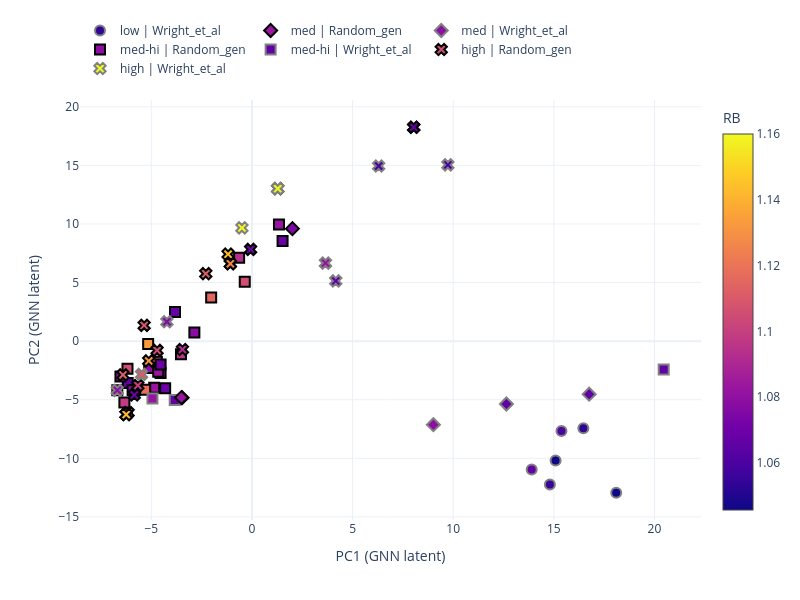

The notebook cell saved with this chart:
### Code cell
pca_plot_cont(plot_df_ss, 'RA', model_name, save_name=save_name+"_ss", save=save)

### Figure 1 — Plotly figure (JSON) as saved in the notebook; plotly's stock layout.template omitted (floating-point values rounded to 4 significant figures; data arrays with more than 128 entries replaced by an {"elided": "..."} marker saying what was removed)
{"data": [{"customdata": {"elided": "67x7 mixed values"}, "hovertemplate": "Comp: %{customdata[0]}<br>RA: %{customdata[1]}<br>RB: %{customdata[2]}<br>MA: %{customdata[3]}<br>MB: %{customdata[4]}<br>Entropy_conf: %{customdata[5]}<br>TC: %{customdata[6]}", "legendrank": 3, "marker": {"cmax": 1.16, "cmin": 1.046, "color": [1.079, 1.066, 1.067, 1.078, 1.069, 1.093, 1.102, 1.099, 1.115, 1.081, 1.095, 1.068, 1.106, 1.082, 1.083, 1.133, 1.105, 1.078, 1.079, 1.079, 1.07, 1.082, 1.069, 1.117], "colorbar": {"title": {"text": "RB"}}, "colorscale": [[0, "#0d0887"], [0.1111, "#46039f"], [0.2222, "#7201a8"], [0.3333, "#9c179e"], [0.4444, "#bd3786"], [0.5556, "#d8576b"], [0.6667, "#ed7953"], [0.7778, "#fb9f3a"], [0.8889, "#fdca26"], [1, "#f0f921"]], "line": {"color": "black", "width": 2}, "size": 10, "symbol": "square"}, "mode": "markers", "name": "med-hi | Random_gen", "showlegend": true, "type": "scatter", "x": [-6.692, -6.174, -5.812, -6.536, 1.52, -0.6386, -4.725, -6.339, -2.027, -4.541, -3.527, -3.824, -0.3587, 1.342, -4.858, -5.158, -6.185, -5.93, -5.107, -2.862, -4.313, -4.659, -4.54, -5.306], "y": [-4.198, -3.572, -4.165, -3.028, 8.555, 7.109, -1.764, -5.237, 3.722, -2.725, -1.123, 2.492, 5.073, 9.949, -3.98, -0.2341, -2.35, -4.196, -2.296, 0.7473, -4.023, -2.62, -1.984, -4.142]}, {"customdata": {"elided": "67x7 mixed values"}, "hovertemplate": "Comp: %{customdata[0]}<br>RA: %{customdata[1]}<br>RB: %{customdata[2]}<br>MA: %{customdata[3]}<br>MB: %{customdata[4]}<br>Entropy_conf: %{customdata[5]}<br>TC: %{customdata[6]}", "legendrank": 3, "marker": {"cmax": 1.16, "cmin": 1.046, "color": [1.066, 1.066, 1.081], "colorscale": [[0, "#0d0887"], [0.1111, "#46039f"], [0.2222, "#7201a8"], [0.3333, "#9c179e"], [0.4444, "#bd3786"], [0.5556, "#d8576b"], [0.6667, "#ed7953"], [0.7778, "#fb9f3a"], [0.8889, "#fdca26"], [1, "#f0f921"]], "line": {"color": "gray", "width": 2}, "size": 10, "symbol": "square"}, "mode": "markers", "name": "med-hi | Wright_et_al", "showlegend": true, "type": "scatter", "x": [-3.838, 20.46, -4.945], "y": [-5.031, -2.414, -4.9]}, {"customdata": {"elided": "67x7 mixed values"}, "hovertemplate": "Comp: %{customdata[0]}<br>RA: %{customdata[1]}<br>RB: %{customdata[2]}<br>MA: %{customdata[3]}<br>MB: %{customdata[4]}<br>Entropy_conf: %{customdata[5]}<br>TC: %{customdata[6]}", "legendrank": 4, "marker": {"cmax": 1.16, "cmin": 1.046, "color": [1.105, 1.126, 1.125, 1.07, 1.143, 1.126, 1.143, 1.111, 1.16, 1.143, 1.112, 1.144, 1.07, 1.131, 1.066, 1.092, 1.1, 1.066, 1.109], "colorscale": [[0, "#0d0887"], [0.1111, "#46039f"], [0.2222, "#7201a8"], [0.3333, "#9c179e"], [0.4444, "#bd3786"], [0.5556, "#d8576b"], [0.6667, "#ed7953"], [0.7778, "#fb9f3a"], [0.8889, "#fdca26"], [1, "#f0f921"]], "line": {"color": "black", "width": 2}, "size": 10, "symbol": "x"}, "mode": "markers", "name": "high | Random_gen", "showlegend": true, "type": "scatter", "x": [-4.715, -1.074, -6.155, -0.06797, -6.249, -1.074, -6.249, -2.295, 1.279, -6.249, -6.409, -1.187, -5.847, -5.13, 8.038, -3.455, -5.67, 8.038, -5.359], "y": [-0.7929, 6.605, -6.105, 7.827, -6.263, 6.605, -6.263, 5.757, 13.01, -6.263, -2.877, 7.42, -4.592, -1.688, 18.25, -0.7116, -3.781, 18.25, 1.344]}, {"customdata": {"elided": "67x7 mixed values"}, "hovertemplate": "Comp: %{customdata[0]}<br>RA: %{customdata[1]}<br>RB: %{customdata[2]}<br>MA: %{customdata[3]}<br>MB: %{customdata[4]}<br>Entropy_conf: %{customdata[5]}<br>TC: %{customdata[6]}", "legendrank": 4, "marker": {"cmax": 1.16, "cmin": 1.046, "color": [1.16, 1.079, 1.16, 1.06, 1.06, 1.076, 1.066, 1.111, 1.081], "colorscale": [[0, "#0d0887"], [0.1111, "#46039f"], [0.2222, "#7201a8"], [0.3333, "#9c179e"], [0.4444, "#bd3786"], [0.5556, "#d8576b"], [0.6667, "#ed7953"], [0.7778, "#fb9f3a"], [0.8889, "#fdca26"], [1, "#f0f921"]], "line": {"color": "gray", "width": 2}, "size": 10, "symbol": "x"}, "mode": "markers", "name": "high | Wright_et_al", "showlegend": true, "type": "scatter", "x": [1.279, -6.692, -0.4999, 6.295, 9.734, -4.226, 4.163, -5.487, 3.653], "y": [13.01, -4.198, 9.667, 14.94, 15.04, 1.656, 5.138, -2.841, 6.662]}, {"customdata": {"elided": "67x7 mixed values"}, "hovertemplate": "Comp: %{customdata[0]}<br>RA: %{customdata[1]}<br>RB: %{customdata[2]}<br>MA: %{customdata[3]}<br>MB: %{customdata[4]}<br>Entropy_conf: %{customdata[5]}<br>TC: %{customdata[6]}", "legendrank": 2, "marker": {"cmax": 1.16, "cmin": 1.046, "color": [1.083, 1.083, 1.075], "colorscale": [[0, "#0d0887"], [0.1111, "#46039f"], [0.2222, "#7201a8"], [0.3333, "#9c179e"], [0.4444, "#bd3786"], [0.5556, "#d8576b"], [0.6667, "#ed7953"], [0.7778, "#fb9f3a"], [0.8889, "#fdca26"], [1, "#f0f921"]], "line": {"color": "black", "width": 2}, "size": 10, "symbol": "diamond"}, "mode": "markers", "name": "med | Random_gen", "showlegend": true, "type": "scatter", "x": [-3.473, -3.503, 2.011], "y": [-4.827, -4.816, 9.6]}, {"customdata": {"elided": "67x7 mixed values"}, "hovertemplate": "Comp: %{customdata[0]}<br>RA: %{customdata[1]}<br>RB: %{customdata[2]}<br>MA: %{customdata[3]}<br>MB: %{customdata[4]}<br>Entropy_conf: %{customdata[5]}<br>TC: %{customdata[6]}", "legendrank": 2, "marker": {"cmax": 1.16, "cmin": 1.046, "color": [1.079, 1.066, 1.066], "colorscale": [[0, "#0d0887"], [0.1111, "#46039f"], [0.2222, "#7201a8"], [0.3333, "#9c179e"], [0.4444, "#bd3786"], [0.5556, "#d8576b"], [0.6667, "#ed7953"], [0.7778, "#fb9f3a"], [0.8889, "#fdca26"], [1, "#f0f921"]], "line": {"color": "gray", "width": 2}, "size": 10, "symbol": "diamond"}, "mode": "markers", "name": "med | Wright_et_al", "showlegend": true, "type": "scatter", "x": [9.014, 12.64, 16.76], "y": [-7.131, -5.362, -4.528]}, {"customdata": {"elided": "67x7 mixed values"}, "hovertemplate": "Comp: %{customdata[0]}<br>RA: %{customdata[1]}<br>RB: %{customdata[2]}<br>MA: %{customdata[3]}<br>MB: %{customdata[4]}<br>Entropy_conf: %{customdata[5]}<br>TC: %{customdata[6]}", "legendrank": 1, "marker": {"cmax": 1.16, "cmin": 1.046, "color": [1.053, 1.066, 1.06, 1.046, 1.046, 1.056], "colorscale": [[0, "#0d0887"], [0.1111, "#46039f"], [0.2222, "#7201a8"], [0.3333, "#9c179e"], [0.4444, "#bd3786"], [0.5556, "#d8576b"], [0.6667, "#ed7953"], [0.7778, "#fb9f3a"], [0.8889, "#fdca26"], [1, "#f0f921"]], "line": {"color": "gray", "width": 2}, "size": 10, "symbol": "circle"}, "mode": "markers", "name": "low | Wright_et_al", "showlegend": true, "type": "scatter", "x": [16.47, 13.9, 15.38, 15.09, 18.1, 14.8], "y": [-7.435, -10.96, -7.677, -10.18, -12.94, -12.23]}], "layout": {"height": 600, "legend": {"orientation": "h", "y": 1.2}, "width": 800, "xaxis": {"title": {"text": "PC1 (GNN latent)"}}, "yaxis": {"title": {"text": "PC2 (GNN latent)"}}}}
